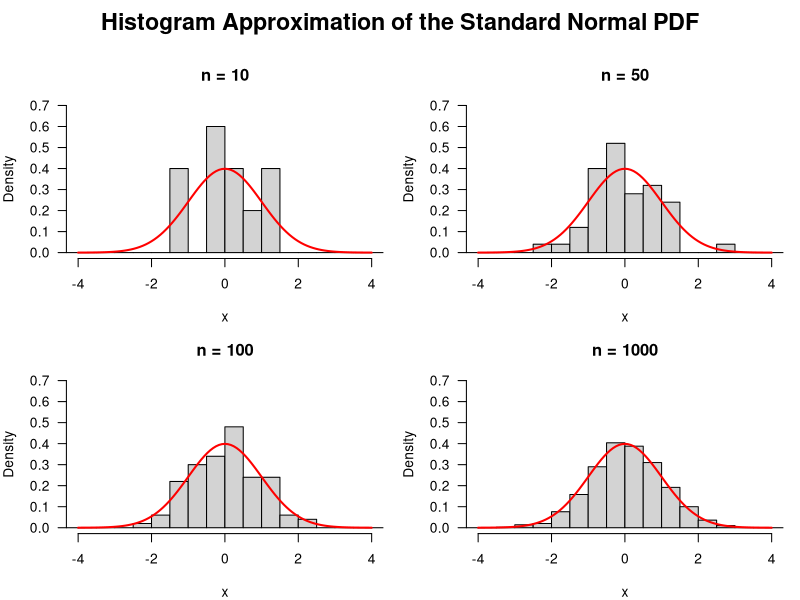

Reproduce this figure in R.
## ---- chunk 1
knitr::opts_chunk$set(echo = TRUE)
## ---- chunk 2
sample_size <- c(10, 50, 100, 1000)

upper_limit <- 2
lower_limit <- 1

prob_slice <- numeric(length(sample_size))
count_slice <- numeric(length(sample_size))

for (i in 1:length(sample_size)) {

  n <- sample_size[i]

  # Generate n observations from N(0,1)
  x <- rnorm(n, mean = 0, sd = 1)

  # Logical vector: TRUE if observation is between 1 and 2
  in_slice <- logical(n)

  for (j in 1:n) {

    in_slice[j] <- (x[j] < upper_limit && x[j] > lower_limit)

  }

  count_slice[i] <- sum(in_slice)
  prob_slice[i]  <- mean(in_slice)

#  cat(
#    "n =", n,
#    "count within UL and LL =", count_slice[i],
#    "relative frequency =", prob_slice[i],
#    "\n"
#  )
  
 

}

 exact_prob <- pnorm(2) - pnorm(1)

  results <- data.frame(
    n = sample_size,
    count = count_slice,
    relative_frequency = prob_slice,
    exact_probability = exact_prob,
    error = prob_slice - exact_prob
  )

knitr::kable(
  results,
  caption = "Table 1: Relative Frequency Compared with Exact Probability"
)

## ---- chunk 3
sample_size <- c(10, 50, 100, 1000)

par(
  mfrow = c(2, 2),
  oma = c(0, 0, 3, 0),
  mar = c(4, 4, 3, 1), 
  las = 1
)

# Same histogram bins for every panel
hist_breaks <- seq(-6, 6, by = 0.5)

for (i in 1:length(sample_size)) {

  n <- sample_size[i]

  # Standard normal
  x <- rnorm(n, mean = 0, sd = 1)

  hist(
    x,
    probability = TRUE,
    breaks = hist_breaks,
    main = paste("n =", n),
    xlab = "x",
    ylab = "Density",
    xlim = c(-4, 4),
    ylim = c(0, 0.7)
  )

  curve(
    dnorm(x, mean = 0, sd = 1),
    add = TRUE,
    col = "red",
    lwd = 2
  )
}

mtext(
  "Histogram Approximation of the Standard Normal PDF",
  outer = TRUE,
  side = 3,
  line = 1,
  cex = 1.4,
  font = 2
)
